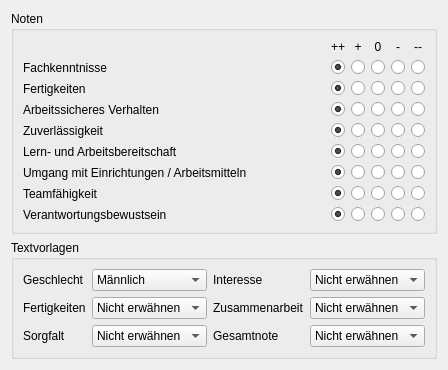
      <widget class="QWidget" name="assessmentTab">
       <attribute name="title">
        <string>Wertung</string>
       </attribute>
       <layout class="QVBoxLayout" name="verticalLayout5">
        <item>
         <widget class="QGroupBox" name="groupBox5">
          <property name="title">
           <string>Noten</string>
          </property>
          <layout class="QGridLayout" name="gridLayout">
           <item row="0" column="1">
            <widget class="QLabel" name="label">
             <property name="text">
              <string>++</string>
             </property>
             <property name="alignment">
              <set>Qt::AlignCenter</set>
             </property>
            </widget>
           </item>
           <item row="0" column="2">
            <widget class="QLabel" name="label2">
             <property name="text">
              <string>+</string>
             </property>
             <property name="alignment">
              <set>Qt::AlignCenter</set>
             </property>
            </widget>
           </item>
           <item row="0" column="3">
            <widget class="QLabel" name="label3">
             <property name="text">
              <string>0</string>
             </property>
             <property name="alignment">
              <set>Qt::AlignCenter</set>
             </property>
            </widget>
           </item>
           <item row="0" column="4">
            <widget class="QLabel" name="label4">
             <property name="text">
              <string>-</string>
             </property>
             <property name="alignment">
              <set>Qt::AlignCenter</set>
             </property>
            </widget>
           </item>
           <item row="0" column="5">
            <widget class="QLabel" name="label5">
             <property name="text">
              <string>--</string>
             </property>
             <property name="alignment">
              <set>Qt::AlignCenter</set>
             </property>
            </widget>
           </item>
           <item row="1" column="0">
            <widget class="QLabel" name="label6">
             <property name="sizePolicy">
              <sizepolicy hsizetype="Expanding" vsizetype="Preferred">
               <horstretch>0</horstretch>
               <verstretch>0</verstretch>
              </sizepolicy>
             </property>
             <property name="text">
              <string>Fachkenntnisse</string>
             </property>
             <property name="buddy">
              <cstring>assessmentKnowledge1RadioButton</cstring>
             </property>
            </widget>
           </item>
           <item row="1" column="1">
            <widget class="QRadioButton" name="assessmentKnowledge1RadioButton">
             <property name="text">
              <string/>
             </property>
             <property name="checked">
              <bool>true</bool>
             </property>
             <property name="autoExclusive">
              <bool>false</bool>
             </property>
            </widget>
           </item>
           <item row="1" column="2">
            <widget class="QRadioButton" name="assessmentKnowledge2RadioButton">
             <property name="text">
              <string/>
             </property>
             <property name="autoExclusive">
              <bool>false</bool>
             </property>
            </widget>
           </item>
           <item row="1" column="3">
            <widget class="QRadioButton" name="assessmentKnowledge3RadioButton">
             <property name="text">
              <string/>
             </property>
             <property name="autoExclusive">
              <bool>false</bool>
             </property>
            </widget>
           </item>
           <item row="1" column="4">
            <widget class="QRadioButton" name="assessmentKnowledge4RadioButton">
             <property name="text">
              <string/>
             </property>
             <property name="autoExclusive">
              <bool>false</bool>
             </property>
            </widget>
           </item>
           <item row="1" column="5">
            <widget class="QRadioButton" name="assessmentKnowledge5RadioButton">
             <property name="text">
              <string/>
             </property>
             <property name="autoExclusive">
              <bool>false</bool>
             </property>
            </widget>
           </item>
           <item row="2" column="0">
            <widget class="QLabel" name="label7">
             <property name="sizePolicy">
              <sizepolicy hsizetype="Expanding" vsizetype="Preferred">
               <horstretch>0</horstretch>
               <verstretch>0</verstretch>
              </sizepolicy>
             </property>
             <property name="text">
              <string>Fertigkeiten</string>
             </property>
             <property name="buddy">
              <cstring>assessmentSkills1RadioButton</cstring>
             </property>
            </widget>
           </item>
           <item row="2" column="1">
            <widget class="QRadioButton" name="assessmentSkills1RadioButton">
             <property name="text">
              <string/>
             </property>
             <property name="checked">
              <bool>true</bool>
             </property>
             <property name="autoExclusive">
              <bool>false</bool>
             </property>
            </widget>
           </item>
           <item row="2" column="2">
            <widget class="QRadioButton" name="assessmentSkills2RadioButton">
             <property name="text">
              <string/>
             </property>
             <property name="autoExclusive">
              <bool>false</bool>
             </property>
            </widget>
           </item>
           <item row="2" column="3">
            <widget class="QRadioButton" name="assessmentSkills3RadioButton">
             <property name="text">
              <string/>
             </property>
             <property name="autoExclusive">
              <bool>false</bool>
             </property>
            </widget>
           </item>
           <item row="2" column="4">
            <widget class="QRadioButton" name="assessmentSkills4RadioButton">
             <property name="text">
              <string/>
             </property>
             <property name="autoExclusive">
              <bool>false</bool>
             </property>
            </widget>
           </item>
           <item row="2" column="5">
            <widget class="QRadioButton" name="assessmentSkills5RadioButton">
             <property name="text">
              <string/>
             </property>
             <property name="autoExclusive">
              <bool>false</bool>
             </property>
            </widget>
           </item>
           <item row="3" column="0">
            <widget class="QLabel" name="label8">
             <property name="sizePolicy">
              <sizepolicy hsizetype="Expanding" vsizetype="Preferred">
               <horstretch>0</horstretch>
               <verstretch>0</verstretch>
              </sizepolicy>
             </property>
             <property name="text">
              <string>Arbeitssicheres Verhalten</string>
             </property>
             <property name="buddy">
              <cstring>assessmentSavety1RadioButton</cstring>
             </property>
            </widget>
           </item>
           <item row="3" column="1">
            <widget class="QRadioButton" name="assessmentSavety1RadioButton">
             <property name="text">
              <string/>
             </property>
             <property name="checked">
              <bool>true</bool>
             </property>
             <property name="autoExclusive">
              <bool>false</bool>
             </property>
            </widget>
           </item>
           <item row="3" column="2">
            <widget class="QRadioButton" name="assessmentSavety2RadioButton">
             <property name="text">
              <string/>
             </property>
             <property name="autoExclusive">
              <bool>false</bool>
             </property>
            </widget>
           </item>
           <item row="3" column="3">
            <widget class="QRadioButton" name="assessmentSavety3RadioButton">
             <property name="text">
              <string/>
             </property>
             <property name="autoExclusive">
              <bool>false</bool>
             </property>
            </widget>
           </item>
           <item row="3" column="4">
            <widget class="QRadioButton" name="assessmentSavety4RadioButton">
             <property name="text">
              <string/>
             </property>
             <property name="autoExclusive">
              <bool>false</bool>
             </property>
            </widget>
           </item>
           <item row="3" column="5">
            <widget class="QRadioButton" name="assessmentSavety5RadioButton">
             <property name="text">
              <string/>
             </property>
             <property name="autoExclusive">
              <bool>false</bool>
             </property>
            </widget>
           </item>
           <item row="4" column="0">
            <widget class="QLabel" name="label9">
             <property name="sizePolicy">
              <sizepolicy hsizetype="Expanding" vsizetype="Preferred">
               <horstretch>0</horstretch>
               <verstretch>0</verstretch>
              </sizepolicy>
             </property>
             <property name="text">
              <string>Zuverlässigkeit</string>
             </property>
             <property name="buddy">
              <cstring>assessmentReliability1RadioButton</cstring>
             </property>
            </widget>
           </item>
           <item row="4" column="1">
            <widget class="QRadioButton" name="assessmentReliability1RadioButton">
             <property name="text">
              <string/>
             </property>
             <property name="checked">
              <bool>true</bool>
             </property>
             <property name="autoExclusive">
              <bool>false</bool>
             </property>
            </widget>
           </item>
           <item row="4" column="2">
            <widget class="QRadioButton" name="assessmentReliability2RadioButton">
             <property name="text">
              <string/>
             </property>
             <property name="autoExclusive">
              <bool>false</bool>
             </property>
            </widget>
           </item>
           <item row="4" column="3">
            <widget class="QRadioButton" name="assessmentReliability3RadioButton">
             <property name="text">
              <string/>
             </property>
             <property name="autoExclusive">
              <bool>false</bool>
             </property>
            </widget>
           </item>
           <item row="4" column="4">
            <widget class="QRadioButton" name="assessmentReliability4RadioButton">
             <property name="text">
              <string/>
             </property>
             <property name="autoExclusive">
              <bool>false</bool>
             </property>
            </widget>
           </item>
           <item row="4" column="5">
            <widget class="QRadioButton" name="assessmentReliability5RadioButton">
             <property name="text">
              <string/>
             </property>
             <property name="autoExclusive">
              <bool>false</bool>
             </property>
            </widget>
           </item>
           <item row="5" column="0">
            <widget class="QLabel" name="label10">
             <property name="sizePolicy">
              <sizepolicy hsizetype="Expanding" vsizetype="Preferred">
               <horstretch>0</horstretch>
               <verstretch>0</verstretch>
              </sizepolicy>
             </property>
             <property name="text">
              <string>Lern- und Arbeitsbereitschaft</string>
             </property>
             <property name="buddy">
              <cstring>assessmentActivity1RadioButton</cstring>
             </property>
            </widget>
           </item>
           <item row="5" column="1">
            <widget class="QRadioButton" name="assessmentActivity1RadioButton">
             <property name="text">
              <string/>
             </property>
             <property name="checked">
              <bool>true</bool>
             </property>
             <property name="autoExclusive">
              <bool>false</bool>
             </property>
            </widget>
           </item>
           <item row="5" column="2">
            <widget class="QRadioButton" name="assessmentActivity2RadioButton">
             <property name="text">
              <string/>
             </property>
             <property name="autoExclusive">
              <bool>false</bool>
             </property>
            </widget>
           </item>
           <item row="5" column="3">
            <widget class="QRadioButton" name="assessmentActivity3RadioButton">
             <property name="text">
              <string/>
             </property>
             <property name="autoExclusive">
              <bool>false</bool>
             </property>
            </widget>
           </item>
           <item row="5" column="4">
            <widget class="QRadioButton" name="assessmentActivity4RadioButton">
             <property name="text">
              <string/>
             </property>
             <property name="autoExclusive">
              <bool>false</bool>
             </property>
            </widget>
           </item>
           <item row="5" column="5">
            <widget class="QRadioButton" name="assessmentActivity5RadioButton">
             <property name="text">
              <string/>
             </property>
             <property name="autoExclusive">
              <bool>false</bool>
             </property>
            </widget>
           </item>
           <item row="6" column="0">
            <widget class="QLabel" name="label11">
             <property name="sizePolicy">
              <sizepolicy hsizetype="Expanding" vsizetype="Preferred">
               <horstretch>0</horstretch>
               <verstretch>0</verstretch>
              </sizepolicy>
             </property>
             <property name="text">
              <string>Umgang mit Einrichtungen / Arbeitsmitteln</string>
             </property>
             <property name="buddy">
              <cstring>assessmentProperHandling1RadioButton</cstring>
             </property>
            </widget>
           </item>
           <item row="6" column="1">
            <widget class="QRadioButton" name="assessmentProperHandling1RadioButton">
             <property name="text">
              <string/>
             </property>
             <property name="checked">
              <bool>true</bool>
             </property>
             <property name="autoExclusive">
              <bool>false</bool>
             </property>
            </widget>
           </item>
           <item row="6" column="2">
            <widget class="QRadioButton" name="assessmentProperHandling2RadioButton">
             <property name="text">
              <string/>
             </property>
             <property name="autoExclusive">
              <bool>false</bool>
             </property>
            </widget>
           </item>
           <item row="6" column="3">
            <widget class="QRadioButton" name="assessmentProperHandling3RadioButton">
             <property name="text">
              <string/>
             </property>
             <property name="autoExclusive">
              <bool>false</bool>
             </property>
            </widget>
           </item>
           <item row="6" column="4">
            <widget class="QRadioButton" name="assessmentProperHandling4RadioButton">
             <property name="text">
              <string/>
             </property>
             <property name="autoExclusive">
              <bool>false</bool>
             </property>
            </widget>
           </item>
           <item row="6" column="5">
            <widget class="QRadioButton" name="assessmentProperHandling5RadioButton">
             <property name="text">
              <string/>
             </property>
             <property name="autoExclusive">
              <bool>false</bool>
             </property>
            </widget>
           </item>
           <item row="7" column="0">
            <widget class="QLabel" name="label12">
             <property name="sizePolicy">
              <sizepolicy hsizetype="Expanding" vsizetype="Preferred">
               <horstretch>0</horstretch>
               <verstretch>0</verstretch>
              </sizepolicy>
             </property>
             <property name="text">
              <string>Teamfähigkeit</string>
             </property>
             <property name="buddy">
              <cstring>assessmentTeamwork1RadioButton</cstring>
             </property>
            </widget>
           </item>
           <item row="7" column="1">
            <widget class="QRadioButton" name="assessmentTeamwork1RadioButton">
             <property name="text">
              <string/>
             </property>
             <property name="checked">
              <bool>true</bool>
             </property>
             <property name="autoExclusive">
              <bool>false</bool>
             </property>
            </widget>
           </item>
           <item row="7" column="2">
            <widget class="QRadioButton" name="assessmentTeamwork2RadioButton">
             <property name="text">
              <string/>
             </property>
             <property name="autoExclusive">
              <bool>false</bool>
             </property>
            </widget>
           </item>
           <item row="7" column="3">
            <widget class="QRadioButton" name="assessmentTeamwork3RadioButton">
             <property name="text">
              <string/>
             </property>
             <property name="autoExclusive">
              <bool>false</bool>
             </property>
            </widget>
           </item>
           <item row="7" column="4">
            <widget class="QRadioButton" name="assessmentTeamwork4RadioButton">
             <property name="text">
              <string/>
             </property>
             <property name="autoExclusive">
              <bool>false</bool>
             </property>
            </widget>
           </item>
           <item row="7" column="5">
            <widget class="QRadioButton" name="assessmentTeamwork5RadioButton">
             <property name="text">
              <string/>
             </property>
             <property name="autoExclusive">
              <bool>false</bool>
             </property>
            </widget>
           </item>
           <item row="8" column="0">
            <widget class="QLabel" name="label13">
             <property name="sizePolicy">
              <sizepolicy hsizetype="Expanding" vsizetype="Preferred">
               <horstretch>0</horstretch>
               <verstretch>0</verstretch>
              </sizepolicy>
             </property>
             <property name="text">
              <string>Verantwortungsbewustsein</string>
             </property>
             <property name="buddy">
              <cstring>assessmentResponsibility1RadioButton</cstring>
             </property>
            </widget>
           </item>
           <item row="8" column="1">
            <widget class="QRadioButton" name="assessmentResponsibility1RadioButton">
             <property name="text">
              <string/>
             </property>
             <property name="checked">
              <bool>true</bool>
             </property>
             <property name="autoExclusive">
              <bool>false</bool>
             </property>
            </widget>
           </item>
           <item row="8" column="2">
            <widget class="QRadioButton" name="assessmentResponsibility2RadioButton">
             <property name="text">
              <string/>
             </property>
             <property name="autoExclusive">
              <bool>false</bool>
             </property>
            </widget>
           </item>
           <item row="8" column="3">
            <widget class="QRadioButton" name="assessmentResponsibility3RadioButton">
             <property name="text">
              <string/>
             </property>
             <property name="autoExclusive">
              <bool>false</bool>
             </property>
            </widget>
           </item>
           <item row="8" column="4">
            <widget class="QRadioButton" name="assessmentResponsibility4RadioButton">
             <property name="text">
              <string/>
             </property>
             <property name="autoExclusive">
              <bool>false</bool>
             </property>
            </widget>
           </item>
           <item row="8" column="5">
            <widget class="QRadioButton" name="assessmentResponsibility5RadioButton">
             <property name="text">
              <string/>
             </property>
             <property name="autoExclusive">
              <bool>false</bool>
             </property>
            </widget>
           </item>
          </layout>
         </widget>
        </item>
        <item>
         <widget class="QGroupBox" name="groupBox4">
          <property name="title">
           <string>Textvorlagen</string>
          </property>
          <layout class="QGridLayout" name="gridLayout2">
           <item row="0" column="0">
            <widget class="QLabel" name="label17">
             <property name="text">
              <string>Geschlecht</string>
             </property>
             <property name="buddy">
              <cstring>assessmentSexCombo</cstring>
             </property>
            </widget>
           </item>
           <item row="0" column="1">
            <widget class="QComboBox" name="assessmentSexCombo">
             <item>
              <property name="text">
               <string>Männlich</string>
              </property>
             </item>
             <item>
              <property name="text">
               <string>Weiblich</string>
              </property>
             </item>
            </widget>
           </item>
           <item row="0" column="2">
            <widget class="QLabel" name="label19">
             <property name="text">
              <string>Interesse</string>
             </property>
             <property name="buddy">
              <cstring>assessmentInterestCombo</cstring>
             </property>
            </widget>
           </item>
           <item row="0" column="3">
            <widget class="QComboBox" name="assessmentInterestCombo">
             <item>
              <property name="text">
               <string>Nicht erwähnen</string>
              </property>
             </item>
             <item>
              <property name="text">
               <string>Sehr Gut</string>
              </property>
             </item>
             <item>
              <property name="text">
               <string>Gut</string>
              </property>
             </item>
             <item>
              <property name="text">
               <string>Befriedigend</string>
              </property>
             </item>
             <item>
              <property name="text">
               <string>Mangelhaft</string>
              </property>
             </item>
            </widget>
           </item>
           <item row="1" column="0">
            <widget class="QLabel" name="label14">
             <property name="text">
              <string>Fertigkeiten</string>
             </property>
             <property name="buddy">
              <cstring>assessmentSkillsCombo</cstring>
             </property>
            </widget>
           </item>
           <item row="1" column="1">
            <widget class="QComboBox" name="assessmentSkillsCombo">
             <item>
              <property name="text">
               <string>Nicht erwähnen</string>
              </property>
             </item>
             <item>
              <property name="text">
               <string>Sehr Gut</string>
              </property>
             </item>
             <item>
              <property name="text">
               <string>Gut</string>
              </property>
             </item>
             <item>
              <property name="text">
               <string>Befriedigend</string>
              </property>
             </item>
             <item>
              <property name="text">
               <string>Mangelhaft</string>
              </property>
             </item>
            </widget>
           </item>
           <item row="1" column="2">
            <widget class="QLabel" name="label15">
             <property name="text">
              <string>Zusammenarbeit</string>
             </property>
             <property name="buddy">
              <cstring>assessmentTeamworkCombo</cstring>
             </property>
            </widget>
           </item>
           <item row="1" column="3">
            <widget class="QComboBox" name="assessmentTeamworkCombo">
             <item>
              <property name="text">
               <string>Nicht erwähnen</string>
              </property>
             </item>
             <item>
              <property name="text">
               <string>Sehr Gut</string>
              </property>
             </item>
             <item>
              <property name="text">
               <string>Gut</string>
              </property>
             </item>
             <item>
              <property name="text">
               <string>Befriedigend</string>
              </property>
             </item>
             <item>
              <property name="text">
               <string>Mangelhaft</string>
              </property>
             </item>
            </widget>
           </item>
           <item row="2" column="0">
            <widget class="QLabel" name="label22">
             <property name="text">
              <string>Sorgfalt</string>
             </property>
             <property name="buddy">
              <cstring>assessmentCareCombo</cstring>
             </property>
            </widget>
           </item>
           <item row="2" column="1">
            <widget class="QComboBox" name="assessmentCareCombo">
             <item>
              <property name="text">
               <string>Nicht erwähnen</string>
              </property>
             </item>
             <item>
              <property name="text">
               <string>Sehr Gut</string>
              </property>
             </item>
             <item>
              <property name="text">
               <string>Gut</string>
              </property>
             </item>
             <item>
              <property name="text">
               <string>Befriedigend</string>
              </property>
             </item>
             <item>
              <property name="text">
               <string>Mangelhaft</string>
              </property>
             </item>
            </widget>
           </item>
           <item row="2" column="2">
            <widget class="QLabel" name="label16">
             <property name="text">
              <string>Gesamtnote</string>
             </property>
             <property name="buddy">
              <cstring>assessmentTotalCombo</cstring>
             </property>
            </widget>
           </item>
           <item row="2" column="3">
            <widget class="QComboBox" name="assessmentTotalCombo">
             <item>
              <property name="text">
               <string>Nicht erwähnen</string>
              </property>
             </item>
             <item>
              <property name="text">
               <string>Sehr Gut</string>
              </property>
             </item>
             <item>
              <property name="text">
               <string>Gut</string>
              </property>
             </item>
             <item>
              <property name="text">
               <string>Befriedigend</string>
              </property>
             </item>
             <item>
              <property name="text">
               <string>Mangelhaft</string>
              </property>
             </item>
            </widget>
           </item>
          </layout>
         </widget>
        </item>
       </layout>
      </widget>
